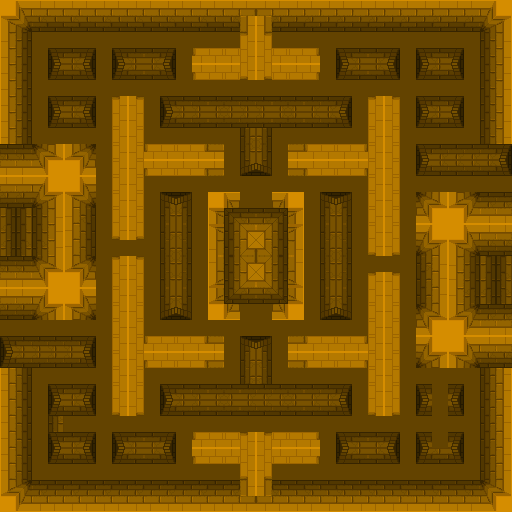

A level layout from a 2D game, rendered from its tile map. Below: a short description, then the map file with tile-grid data replaced by summaries:
An orthogonal 32x32 tile map with 16x16 px tiles, 1 tile layer (layer1).

<map version="1.2" tiledversion="1.2.4" orientation="orthogonal" renderorder="left-up" width="32" height="32" tilewidth="16" tileheight="16" infinite="0" nextlayerid="4" nextobjectid="1">
 <tileset firstgid="1" name="tileset" tilewidth="16" tileheight="16" tilecount="100" columns="10">
  <image source="mappac.png" width="160" height="160" />
  <tile id="0">
   <properties>
    <property name="blocked" type="bool" value="true" />
   </properties>
  </tile>
  <tile id="1">
   <properties>
    <property name="blocked" type="bool" value="true" />
   </properties>
  </tile>
  <tile id="2">
   <properties>
    <property name="blocked" type="bool" value="true" />
   </properties>
  </tile>
  <tile id="3">
   <properties>
    <property name="blocked" type="bool" value="true" />
   </properties>
  </tile>
  <tile id="4">
   <properties>
    <property name="blocked" type="bool" value="true" />
   </properties>
  </tile>
  <tile id="5">
   <properties>
    <property name="blocked" type="bool" value="true" />
   </properties>
  </tile>
  <tile id="6">
   <properties>
    <property name="blocked" type="bool" value="true" />
   </properties>
  </tile>
  <tile id="7">
   <properties>
    <property name="blocked" type="bool" value="true" />
   </properties>
  </tile>
  <tile id="8">
   <properties>
    <property name="blocked" type="bool" value="true" />
   </properties>
  </tile>
  <tile id="9">
   <properties>
    <property name="blocked" type="bool" value="true" />
   </properties>
  </tile>
  <tile id="10">
   <properties>
    <property name="blocked" type="bool" value="true" />
   </properties>
  </tile>
  <tile id="11">
   <properties>
    <property name="blocked" type="bool" value="true" />
   </properties>
  </tile>
  <tile id="12">
   <properties>
    <property name="blocked" type="bool" value="true" />
   </properties>
  </tile>
  <tile id="13">
   <properties>
    <property name="blocked" type="bool" value="true" />
   </properties>
  </tile>
  <tile id="14">
   <properties>
    <property name="blocked" type="bool" value="true" />
   </properties>
  </tile>
  <tile id="15">
   <properties>
    <property name="blocked" type="bool" value="true" />
   </properties>
  </tile>
  <tile id="16">
   <properties>
    <property name="blocked" type="bool" value="true" />
   </properties>
  </tile>
  <tile id="17">
   <properties>
    <property name="blocked" type="bool" value="true" />
   </properties>
  </tile>
  <tile id="18">
   <properties>
    <property name="blocked" type="bool" value="true" />
   </properties>
  </tile>
  <tile id="19">
   <properties>
    <property name="blocked" type="bool" value="true" />
   </properties>
  </tile>
  <tile id="20">
   <properties>
    <property name="blocked" type="bool" value="true" />
   </properties>
  </tile>
  <tile id="21">
   <properties>
    <property name="blocked" type="bool" value="true" />
   </properties>
  </tile>
  <tile id="24">
   <properties>
    <property name="blocked" type="bool" value="true" />
   </properties>
  </tile>
  <tile id="25">
   <properties>
    <property name="blocked" type="bool" value="true" />
   </properties>
  </tile>
  <tile id="26">
   <properties>
    <property name="blocked" type="bool" value="true" />
   </properties>
  </tile>
  <tile id="27">
   <properties>
    <property name="blocked" type="bool" value="true" />
   </properties>
  </tile>
  <tile id="28">
   <properties>
    <property name="blocked" type="bool" value="true" />
   </properties>
  </tile>
  <tile id="29">
   <properties>
    <property name="blocked" type="bool" value="true" />
   </properties>
  </tile>
  <tile id="30">
   <properties>
    <property name="blocked" type="bool" value="true" />
   </properties>
  </tile>
  <tile id="31">
   <properties>
    <property name="blocked" type="bool" value="true" />
   </properties>
  </tile>
  <tile id="34">
   <properties>
    <property name="blocked" type="bool" value="true" />
   </properties>
  </tile>
  <tile id="35">
   <properties>
    <property name="blocked" type="bool" value="true" />
   </properties>
  </tile>
  <tile id="36">
   <properties>
    <property name="blocked" type="bool" value="true" />
   </properties>
  </tile>
  <tile id="37">
   <properties>
    <property name="blocked" type="bool" value="true" />
   </properties>
  </tile>
  <tile id="38">
   <properties>
    <property name="blocked" type="bool" value="true" />
   </properties>
  </tile>
  <tile id="39">
   <properties>
    <property name="blocked" type="bool" value="true" />
   </properties>
  </tile>
  <tile id="40">
   <properties>
    <property name="blocked" type="bool" value="true" />
   </properties>
  </tile>
  <tile id="41">
   <properties>
    <property name="blocked" type="bool" value="true" />
   </properties>
  </tile>
  <tile id="42">
   <properties>
    <property name="blocked" type="bool" value="true" />
   </properties>
  </tile>
  <tile id="43">
   <properties>
    <property name="blocked" type="bool" value="true" />
   </properties>
  </tile>
  <tile id="44">
   <properties>
    <property name="blocked" type="bool" value="true" />
   </properties>
  </tile>
  <tile id="45">
   <properties>
    <property name="blocked" type="bool" value="true" />
   </properties>
  </tile>
  <tile id="46">
   <properties>
    <property name="blocked" type="bool" value="true" />
   </properties>
  </tile>
  <tile id="47">
   <properties>
    <property name="blocked" type="bool" value="true" />
   </properties>
  </tile>
  <tile id="48">
   <properties>
    <property name="blocked" type="bool" value="true" />
   </properties>
  </tile>
  <tile id="49">
   <properties>
    <property name="blocked" type="bool" value="true" />
   </properties>
  </tile>
  <tile id="50">
   <properties>
    <property name="blocked" type="bool" value="true" />
   </properties>
  </tile>
  <tile id="51">
   <properties>
    <property name="blocked" type="bool" value="true" />
   </properties>
  </tile>
  <tile id="52">
   <properties>
    <property name="blocked" type="bool" value="true" />
   </properties>
  </tile>
  <tile id="53">
   <properties>
    <property name="blocked" type="bool" value="true" />
   </properties>
  </tile>
  <tile id="54">
   <properties>
    <property name="blocked" type="bool" value="true" />
   </properties>
  </tile>
  <tile id="55">
   <properties>
    <property name="blocked" type="bool" value="true" />
   </properties>
  </tile>
  <tile id="56">
   <properties>
    <property name="blocked" type="bool" value="true" />
   </properties>
  </tile>
  <tile id="57">
   <properties>
    <property name="blocked" type="bool" value="true" />
   </properties>
  </tile>
  <tile id="58">
   <properties>
    <property name="blocked" type="bool" value="true" />
   </properties>
  </tile>
  <tile id="59">
   <properties>
    <property name="blocked" type="bool" value="true" />
   </properties>
  </tile>
  <tile id="60">
   <properties>
    <property name="blocked" type="bool" value="true" />
   </properties>
  </tile>
  <tile id="61">
   <properties>
    <property name="blocked" type="bool" value="true" />
   </properties>
  </tile>
  <tile id="62">
   <properties>
    <property name="blocked" type="bool" value="true" />
   </properties>
  </tile>
  <tile id="63">
   <properties>
    <property name="blocked" type="bool" value="true" />
   </properties>
  </tile>
  <tile id="64">
   <properties>
    <property name="blocked" type="bool" value="true" />
   </properties>
  </tile>
  <tile id="65">
   <properties>
    <property name="blocked" type="bool" value="true" />
   </properties>
  </tile>
  <tile id="66">
   <properties>
    <property name="blocked" type="bool" value="true" />
   </properties>
  </tile>
  <tile id="67">
   <properties>
    <property name="blocked" type="bool" value="true" />
   </properties>
  </tile>
  <tile id="68">
   <properties>
    <property name="blocked" type="bool" value="true" />
   </properties>
  </tile>
  <tile id="69">
   <properties>
    <property name="blocked" type="bool" value="true" />
   </properties>
  </tile>
  <tile id="70">
   <properties>
    <property name="blocked" type="bool" value="true" />
   </properties>
  </tile>
  <tile id="71">
   <properties>
    <property name="blocked" type="bool" value="true" />
   </properties>
  </tile>
  <tile id="72">
   <properties>
    <property name="blocked" type="bool" value="true" />
   </properties>
  </tile>
  <tile id="73">
   <properties>
    <property name="blocked" type="bool" value="true" />
   </properties>
  </tile>
  <tile id="74">
   <properties>
    <property name="blocked" type="bool" value="true" />
   </properties>
  </tile>
  <tile id="75">
   <properties>
    <property name="blocked" type="bool" value="true" />
   </properties>
  </tile>
  <tile id="76">
   <properties>
    <property name="blocked" type="bool" value="true" />
   </properties>
  </tile>
  <tile id="77">
   <properties>
    <property name="blocked" type="bool" value="true" />
   </properties>
  </tile>
  <tile id="78">
   <properties>
    <property name="blocked" type="bool" value="true" />
   </properties>
  </tile>
  <tile id="79">
   <properties>
    <property name="blocked" type="bool" value="true" />
   </properties>
  </tile>
  <tile id="80">
   <properties>
    <property name="blocked" type="bool" value="true" />
   </properties>
  </tile>
  <tile id="81">
   <properties>
    <property name="blocked" type="bool" value="true" />
   </properties>
  </tile>
  <tile id="82">
   <properties>
    <property name="blocked" type="bool" value="true" />
   </properties>
  </tile>
  <tile id="83">
   <properties>
    <property name="blocked" type="bool" value="true" />
   </properties>
  </tile>
  <tile id="84">
   <properties>
    <property name="blocked" type="bool" value="true" />
   </properties>
  </tile>
  <tile id="85">
   <properties>
    <property name="blocked" type="bool" value="true" />
   </properties>
  </tile>
  <tile id="86">
   <properties>
    <property name="blocked" type="bool" value="true" />
   </properties>
  </tile>
  <tile id="87">
   <properties>
    <property name="blocked" type="bool" value="true" />
   </properties>
  </tile>
  <tile id="88">
   <properties>
    <property name="blocked" type="bool" value="true" />
   </properties>
  </tile>
  <tile id="89">
   <properties>
    <property name="blocked" type="bool" value="true" />
   </properties>
  </tile>
  <tile id="90">
   <properties>
    <property name="blocked" type="bool" value="true" />
   </properties>
  </tile>
  <tile id="91">
   <properties>
    <property name="blocked" type="bool" value="true" />
   </properties>
  </tile>
  <tile id="92">
   <properties>
    <property name="blocked" type="bool" value="true" />
   </properties>
  </tile>
  <tile id="93">
   <properties>
    <property name="blocked" type="bool" value="true" />
   </properties>
  </tile>
  <tile id="94">
   <properties>
    <property name="blocked" type="bool" value="true" />
   </properties>
  </tile>
  <tile id="95">
   <properties>
    <property name="blocked" type="bool" value="true" />
   </properties>
  </tile>
  <tile id="96">
   <properties>
    <property name="blocked" type="bool" value="true" />
   </properties>
  </tile>
  <tile id="97">
   <properties>
    <property name="blocked" type="bool" value="true" />
   </properties>
  </tile>
  <tile id="98">
   <properties>
    <property name="blocked" type="bool" value="true" />
   </properties>
  </tile>
  <tile id="99">
   <properties>
    <property name="blocked" type="bool" value="true" />
   </properties>
  </tile>
 </tileset>
 <layer id="3" name="layer1" width="32" height="32">
  <data>[1024 cells, 1024 non-empty, 61 distinct tile ids]</data>
 </layer>
</map>
